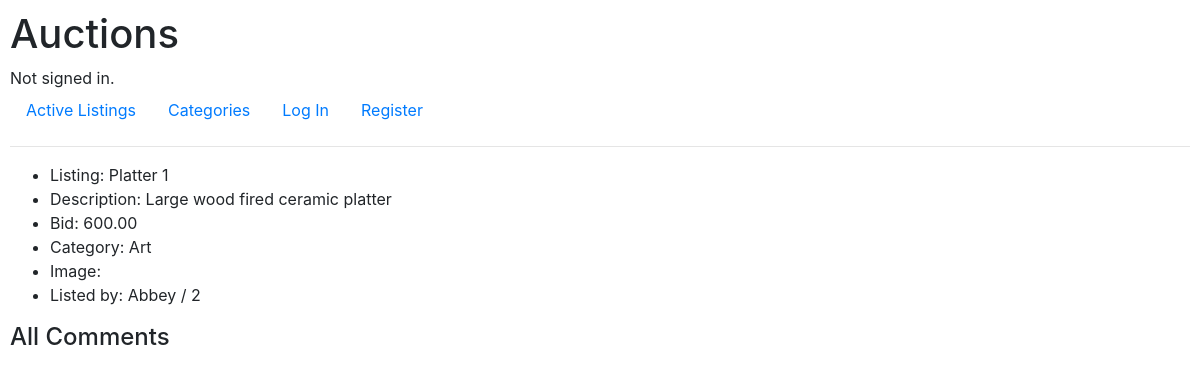
Before: /listing/2 with the older database file.
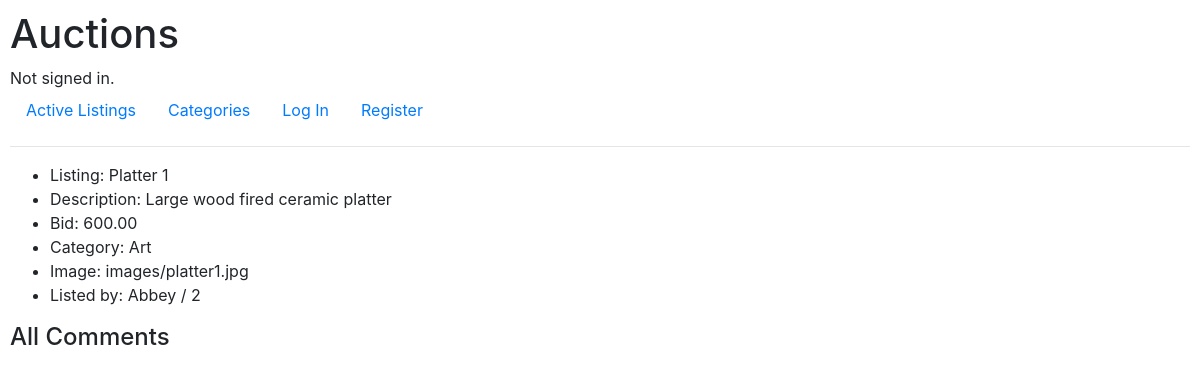
After: the same page with the newer database file.
### auctions/models.py (models this page shows)
class Listing(models.Model):
    title = models.CharField(max_length=100)
    description = models.TextField()
    category = models.CharField(max_length=100, blank=True) # blank=True - field may be empty.)
    image = models.ImageField(upload_to="images/") # blank=True - field may be empty. # Image files are uploaded to the media/images directory through the admin account. However, image files are not uploaded (to this directory) from the user.
    bid = models.DecimalField(max_digits=19, decimal_places=2, validators=[MinValueValidator(Decimal("0.01"))]) #, default=00.00) # "Stores numbers up to one billion with a resolution of 4 decimal places."
    watchlist = models.ManyToManyField(User, blank=True, related_name="watch_list") # blank=True means a Listing can have no users watching it.
    is_open = models.BooleanField(default=True)
    createdBy = models.ForeignKey(User, on_delete=models.CASCADE, related_name="user") # If a user is deleted, all listings posted by that user are deleted as well.
    def __str__(self):
        return f"{self.title} / {self.category}"

class User(AbstractUser):
    pass # Pass = placeholder for future code. Python will do nothing when it sees the 'pass' statement.

### auctions/views.py (the view)
# urls.py: path("listing/<int:id>", views.listing, name="listing"),
def listing(request, id):
    item_id = id
    listing_data = Listing.objects.filter(pk=item_id) #.values() # Returns iterable QuerySet with or without .values()
    user_name = request.user
    get_listing_data = Listing.objects.get(pk=item_id) # Retrieves a single Listing object - Returns title / category
    watchlist_data = get_listing_data.watchlist.all() # Returns QuerySet of users linked to the listing's watchlist.
    user_is_watching = user_name in watchlist_data
    last_bid = Listing.objects.values_list("bid", flat=True).get(pk=item_id) # Returns bid for specified item or listing.
    total_bids = len(Bid.objects.filter(listing_id=item_id)) # All bids on one listing.
    starting_bid = True if total_bids == 0 else False
    creator = user_name == get_listing_data.createdBy
    listing_is_open = get_listing_data.is_open
    highest_bid_amount = Listing.objects.values_list("bid", flat=True).get(pk=item_id)
    print("Highest Bid Amount:", highest_bid_amount)
    all_bids_for_item = Bid.objects.filter(listing_id=item_id)
    highest_bid = all_bids_for_item.get(bid=highest_bid_amount)
    print("Highest Bid:", highest_bid)
    highest_bidder_id = highest_bid.placedBy_id
    print("Highest Bidder ID:", highest_bidder_id)
    comment_form = CreateCommentForm()
    all_comments = Comment.objects.filter(listing=item_id)
    print("All Comments:", all_comments)
    context = {
        "listing_data": listing_data,
        "item_id": item_id,
        "user_is_watching": user_is_watching,
        "bid": last_bid,
        "total_bids": total_bids,
        "starting_bid": starting_bid,
        "creator": creator,
        "listing_is_open": listing_is_open,
        "highest_bidder_id": highest_bidder_id,
        "comment_form": comment_form,
        "all_comments": all_comments
    }
    return render(request, "auctions/listing.html", context)

### auctions/models.py (called while the page is built)
    def __str__(self):
        return f"{self.id} / {self.listing} / {self.bid}"

### auctions/templates/auctions/listing.html (shortened to what this page needs)
{% extends "auctions/layout.html" %}
{% block body %}
    <ul>
        {% for data in listing_data %}
            <li>Listing: {{ data.title }}</li>
            <li>Description: {{ data.description }}</li>
            <li>Bid: {{ data.bid }}</li>
            <li>Category: {{ data.category }}</li>
            <li>Image: {{ data.image }}</li>
            <li>Listed by: {{ data.createdBy }} / {{ data.createdBy_id }} </li>
        {% endfor %}
    </ul>
    <h4>All Comments</h4>
{% endblock %}

Changed rows visible on the page:
changed Listing "Platter 1": image (not shown) → "images/platter1.jpg"
